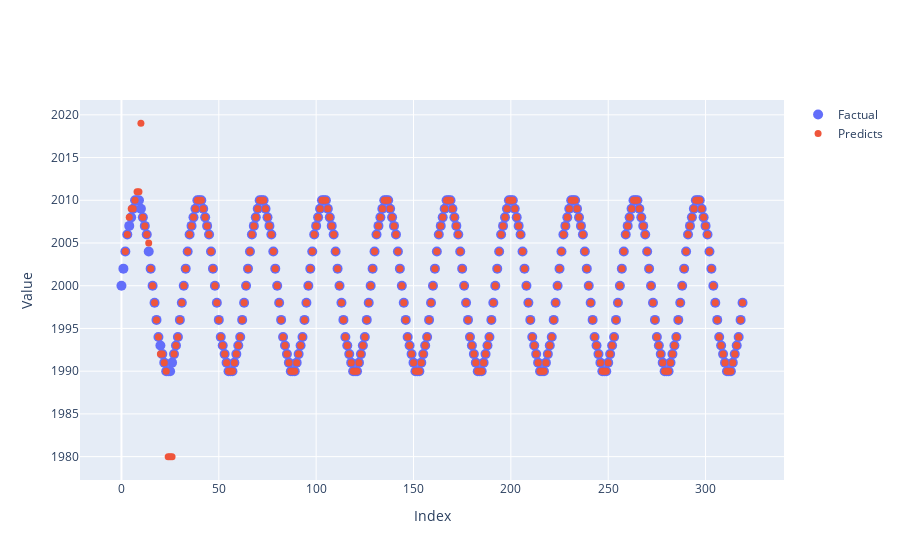

Here is the notebook cell this chart was saved with:
### Code cell
plot_arrays(factual=sin_seq, predicts=predicted_2[1:])

### Figure 1 — Plotly figure (JSON) as saved in the notebook; plotly's stock layout.template omitted (floating-point values rounded to 4 significant figures; data arrays with more than 128 entries replaced by an {"elided": "..."} marker saying what was removed)
{"data": [{"marker": {"size": 10}, "mode": "markers", "name": "Factual", "type": "scatter", "x": {"elided": "320 int values"}, "y": {"elided": "320 int values"}}, {"marker": {"size": 7}, "mode": "markers", "name": "Predicts", "type": "scatter", "x": {"elided": "318 int values"}, "y": {"elided": "318 int values"}}], "layout": {"autosize": true, "xaxis": {"autorange": true, "range": [-22.43, 341.4], "title": {"text": "Index"}, "type": "linear"}, "yaxis": {"autorange": true, "range": [1977.0, 2022.0], "title": {"text": "Value"}, "type": "linear"}}}
